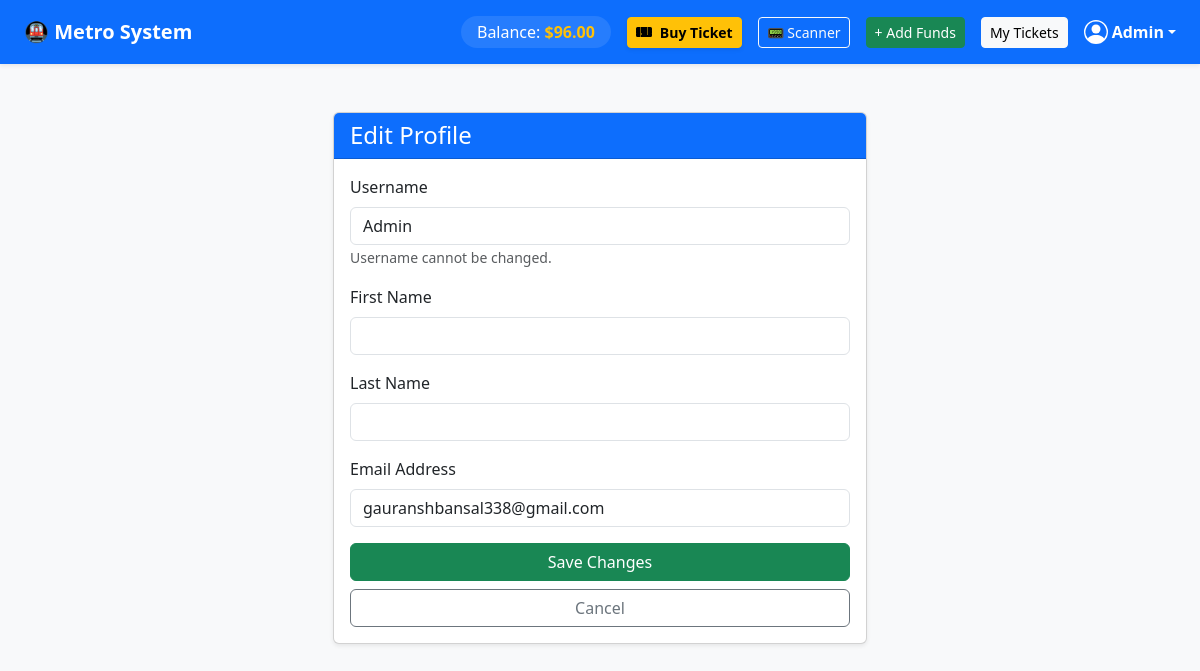
The app's page /profile/edit/ (signed in) with its own data.
### core/models.py (models this page shows, shortened)
class User(AbstractUser):
    is_passenger = models.BooleanField(default=True)
    balance = models.DecimalField(max_digits=10, decimal_places=2, default=0.00)

### core/views.py (the view)
# urls.py: path('profile/edit/', views.edit_profile, name='edit_profile'),
@login_required
def edit_profile(request):
    if request.method == 'POST':
        form = EditProfileForm(request.POST, instance=request.user)
        if form.is_valid():
            form.save()
            messages.success(request, 'Your profile has been updated!')
            return redirect('home')
    else:
        form = EditProfileForm(instance=request.user)
    return render(request, 'core/edit_profile.html', {'form': form})

### core/forms.py
class EditProfileForm(forms.ModelForm):
    email = forms.EmailField(required=True, widget=forms.EmailInput(attrs={'class': 'form-control'}))
    first_name = forms.CharField(required=False, widget=forms.TextInput(attrs={'class': 'form-control'}))
    last_name = forms.CharField(required=False, widget=forms.TextInput(attrs={'class': 'form-control'}))
    class Meta:
        model = User
        fields = ['username', 'first_name', 'last_name', 'email']
        widgets = {
            'username': forms.TextInput(attrs={'class': 'form-control', 'readonly': 'readonly'}), # Make username read-only
        }

### core/templates/core/edit_profile.html (shortened to what this page needs)
{% extends 'core/base.html' %}
{% block content %}
<div class="container mt-5">
    <div class="row justify-content-center">
        <div class="col-md-6">
            <div class="card shadow-sm">
                <div class="card-header bg-primary text-white">
                    <h4 class="mb-0">Edit Profile</h4>
                </div>
                <div class="card-body">
                    <form method="POST">
                        <div class="mb-3">
                            <label class="form-label">Username</label>
                            {{ form.username }}
                            <small class="text-muted">Username cannot be changed.</small>
                        </div>
                        <div class="mb-3">
                            <label class="form-label">First Name</label>
                            {{ form.first_name }}
                        </div>
                        <div class="mb-3">
                            <label class="form-label">Last Name</label>
                            {{ form.last_name }}
                        </div>
                        <div class="mb-3">
                            <label class="form-label">Email Address</label>
                            {{ form.email }}
                        </div>
                        <div class="d-grid gap-2">
                            <button type="submit" class="btn btn-success">Save Changes</button>
                            <a href="{% url 'home' %}" class="btn btn-outline-secondary">Cancel</a>
                        </div>
                    </form>
                </div>
            </div>
        </div>
    </div>
</div>
{% endblock %}

### core/templates/core/base.html (shortened to what this page needs)
<!DOCTYPE html>
<html lang="en">
<head>
    <link href="https://cdn.jsdelivr.net/npm/bootstrap@5.3.0/dist/css/bootstrap.min.css" rel="stylesheet">
</head>
<body class="bg-light">
    <nav class="navbar navbar-expand-lg navbar-dark bg-primary mb-4 shadow-sm">
        <div class="container-fluid px-4"> <a class="navbar-brand fw-bold" href="/">🚇 Metro System</a>
            <div class="collapse navbar-collapse" id="navbarContent">
                <div class="ms-auto d-flex align-items-center gap-3 flex-wrap py-2">
                    {% if user.is_authenticated %}
                        <span class="navbar-text text-white bg-white bg-opacity-10 px-3 py-1 rounded-pill">
                            Balance: <strong class="text-warning">${{ user.balance }}</strong>
                        </span>
                        <a href="{% url 'buy_ticket' %}" class="btn btn-sm btn-warning d-flex align-items-center fw-bold btn-lift shadow-sm">
                            Buy Ticket
                        </a>
                        <a href="{% url 'scanner' %}" class="btn btn-sm btn-outline-light d-flex align-items-center">
                            📟 Scanner
                        </a>
                        <a href="{% url 'add_funds' %}" class="btn btn-sm btn-success d-flex align-items-center">
                            + Add Funds
                        </a>
                        <a href="{% url 'my_tickets' %}" class="btn btn-sm btn-light">
                            My Tickets
                        </a>
                        <div class="dropdown">
                            <a href="#" class="d-flex align-items-center text-white text-decoration-none dropdown-toggle" id="dropdownUser1" data-bs-toggle="dropdown" aria-expanded="false">
                                <strong>{{ user.username }}</strong>
                            </a>
                        </div>
                    {% else %}
                        <div class="d-flex gap-2">
                            <a href="{% url 'login' %}" class="btn btn-sm btn-light fw-bold">Login</a>
                            <a href="{% url 'register' %}" class="btn btn-sm btn-outline-light">Sign Up</a>
                        </div>
                    {% endif %}
                </div>
            </div>
        </div>
    </nav>
    <div class="container">
        {% block content %}
        {% endblock %}
    </div>
</body>
</html>

### records on screen
User: balance "96.00", username "Admin", email "gauranshbansal338@gmail.com"
